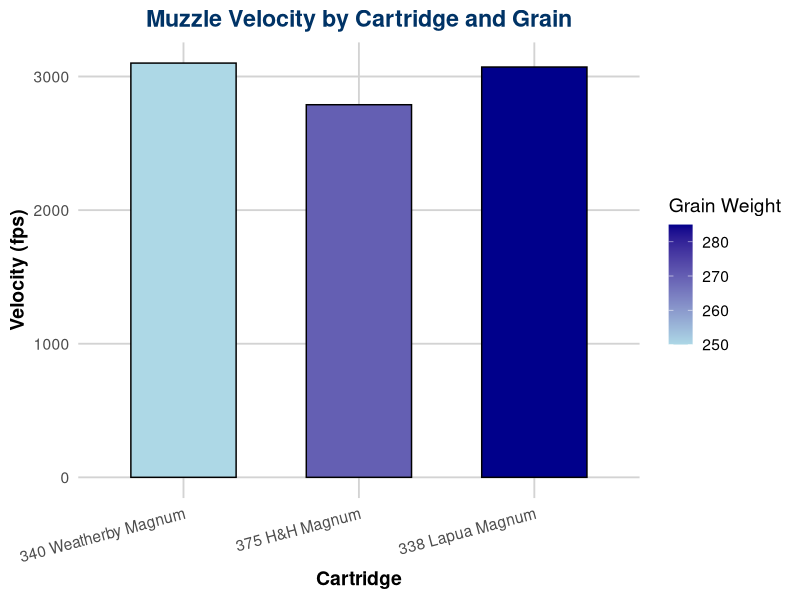

This figure's R source:
# Load libraries
library(ggplot2)
library(dplyr)

# Data (original velocities in m/s)
data <- data.frame(
  Cartridge = c("340 Weatherby Magnum", "338 Lapua Magnum", "375 H&H Magnum"),
  Grain = c(250, 285, 270),
  Velocity_ms = c(945, 936, 850)
)

# Convert m/s to fps
data <- data %>%
  mutate(Velocity_fps = Velocity_ms * 3.28084) %>%
  arrange(Grain)  # Sort by grain (low to high)

# Bar chart
ggplot(data, aes(x = factor(Cartridge, levels = Cartridge),
                 y = Velocity_fps,
                 fill = Grain)) +
  geom_bar(stat = "identity", width = 0.6, color = "black") +
  scale_fill_gradient(
    low = "#add8e6",
    high = "#00008b",
    name = "Grain Weight"
  ) +
  labs(
    title = "Muzzle Velocity by Cartridge and Grain",
    x = "Cartridge",
    y = "Velocity (fps)"
  ) +
  theme_minimal(base_size = 14) +
  theme(
    plot.title = element_text(hjust = 0.5, face = "bold", color = "#003366"),
    axis.title = element_text(face = "bold"),
    axis.text.x = element_text(angle = 15, hjust = 1),
    legend.position = "right",
    panel.grid.major = element_line(color = "#d3d3d3"),
    panel.grid.minor = element_blank()
  )
